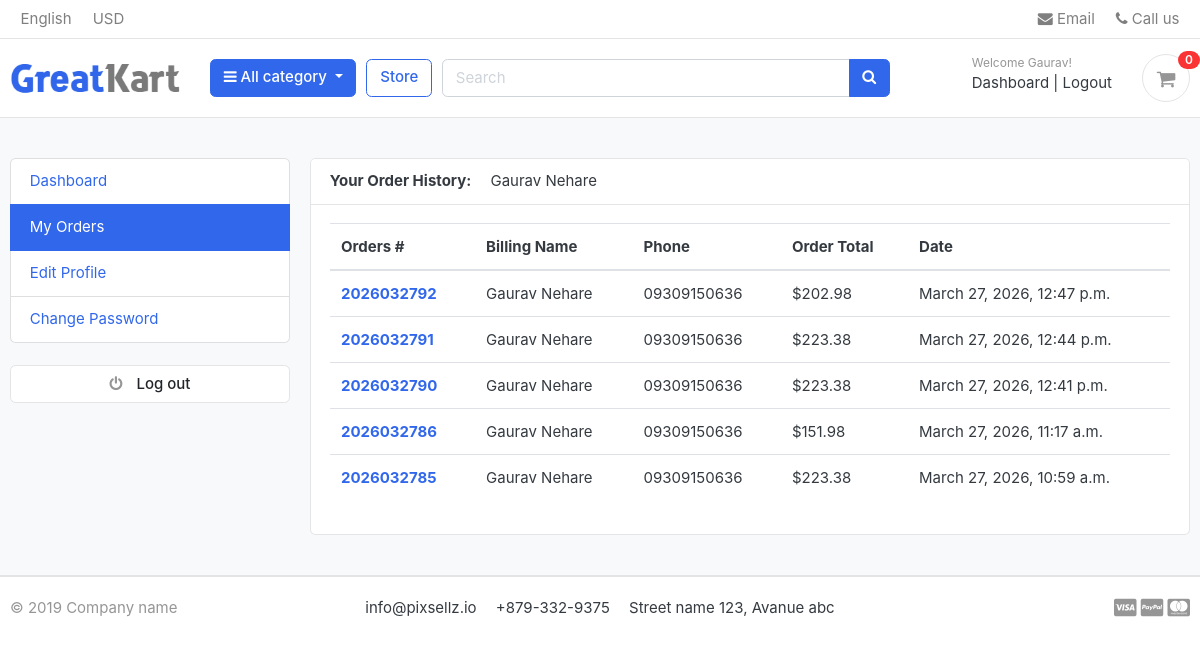
Screenshot of /accounts/my_orders/ (signed in) with the database file from the repository.
### accounts/models.py (models this page shows, shortened)
class Account(AbstractBaseUser):
    first_name = models.CharField(max_length=50)
    last_name = models.CharField(max_length=50)
    username = models.CharField(max_length=50, unique=True)
    email = models.EmailField(max_length=100, unique=True)
    phone_number = models.CharField(max_length=50)
    date_joined = models.DateTimeField(auto_now_add=True)
    last_login = models.DateTimeField(auto_now_add=True)
    is_admin = models.BooleanField(default=False)
    is_staff = models.BooleanField(default=False)
    is_active = models.BooleanField(default=False)
    is_superadmin = models.BooleanField(default=False)
    USERNAME_FIELD = 'email'
    REQUIRED_FIELDS = ['username', 'first_name', 'last_name']
    objects = MyAccountManager()
    def full_name(self):
        return f'{self.first_name} {self.last_name}'

### orders/models.py (models this page shows, shortened)
class Order(models.Model):
    STATUS = (
        ('New', 'New'),
        ('Accepted', 'Accepted'),
        ('Completed', 'Completed'),
        ('Cancelled', 'Cancelled'),
    )
    user = models.ForeignKey(Account, on_delete=models.SET_NULL, null=True)
    payment = models.ForeignKey(Payment, on_delete=models.SET_NULL, blank=True, null=True)
    order_number = models.CharField(max_length=20)
    first_name = models.CharField(max_length=50)
    last_name = models.CharField(max_length=50)
    phone = models.CharField(max_length=15)
    email = models.EmailField(max_length=50)
    address_line_1 = models.CharField(max_length=50)
    address_line_2 = models.CharField(max_length=50, blank=True)
    country = models.CharField(max_length=50)
    state = models.CharField(max_length=50)
    city = models.CharField(max_length=50)
    order_note = models.CharField(max_length=100, blank=True)
    order_total = models.FloatField()
    tax = models.FloatField()
    status = models.CharField(max_length=10, choices=STATUS, default='New')
    ip = models.CharField(blank=True, max_length=20)
    is_ordered = models.BooleanField(default=False)
    created_at = models.DateTimeField(auto_now_add=True)
    update_at = models.DateTimeField(auto_now=True)
    def full_name(self):
        return f'{self.first_name} {self.last_name}'

### accounts/views.py (the view)
# urls.py: path('my_orders/', views.my_orders, name='my_orders'),
@login_required(login_url='login')
def my_orders(request):
    orders = Order.objects.filter(user=request.user, is_ordered=True).order_by('-created_at')
    context = {
        'orders': orders
    }
    return render(request, 'accounts/my_orders.html', context)

### carts/context_processors.py (called while the page is built)
def counter(request):
    cart_count = 0
    if 'admin' in request.path:
        return {}
    else:
        try:
            cart = Cart.objects.filter(cart_id=_cart_id(request))
            if request.user.is_authenticated:
                cart_items = CartItem.objects.all().filter(user=request.user)
            else:
                cart_items = CartItem.objects.all().filter(cart=cart[:1])
            for cart_item in cart_items:
                cart_count += cart_item.quantity
        except Cart.DoesNotExist:
            cart_count = 0
    return dict(cart_count=cart_count)

### carts/views.py (called while the page is built)
def _cart_id(request):
    cart = request.session.session_key
    if not cart:
        cart = request.session.create()
    return cart

### category/context_processors.py (called while the page is built)
def menu_links(request):
    links = Category.objects.all()
    return dict(links = links)

### category/models.py (called while the page is built)
    def get_url(self):
        return reverse('products_by_category', args=[self.slug])

### templates/accounts/my_orders.html (shortened to what this page needs)
{% extends "base.html" %}
{% block content %}
<section class="section-conten padding-y bg">
<div class="container">
	<div class="row">
	{% include "includes/dashboard_sidebar.html" %}
	<main class="col-md-9">
		<article class="card">
		<header class="card-header">
			<strong class="d-inline-block mr-3">Your Order History:</strong>
			<span>{{ user.full_name }}</span>
		</header>
		<div class="card-body">
			<div class="row">
				<div class="col-md-12">
					<table class="table table-hover">
                    <thead>
                        <tr>
                            <th scope="col">Orders #</th>
                            <th scope="col">Billing Name</th>
                            <th scope="col">Phone</th>
                            <th scope="col">Order Total</th>
                            <th scope="col">Date</th>
                        </tr>
                    </thead>
                    <tbody>
                        {% for order in orders %}
                            <tr>
                                <th scope="row"><a href="{% url "order_details" order.order_number %}">{{ order.order_number }}</a></th>
                                <td>{{ order.full_name }}</td>
                                <td>{{ order.phone }}</td>
                                <td>${{ order.order_total }}</td>
                                <td>{{ order.created_at }}</td>
                            </tr>
                        {% endfor %}
                    </tbody>
                    </table>
				</div>
			</div>
		</div>
		</article>
	</main>
</div>
</div>
</section>
{% endblock content %}

### templates/includes/navbar.html (shortened to what this page needs)
{% load static %}
<header class="section-header">
<nav class="navbar p-md-0 navbar-expand-sm navbar-light border-bottom">
<div class="container">
  <div class="collapse navbar-collapse" id="navbarTop4">
    <ul class="navbar-nav mr-auto">
    	<li class="nav-item dropdown">
		 	<a href="#" class="nav-link">   English </a>
		</li>
		<li class="nav-item dropdown">
			<a href="#" class="nav-link"> USD </a>
		</li>
    </ul>
    <ul class="navbar-nav">
		<li><a href="#" class="nav-link"> <i class="fa fa-envelope"></i> Email </a></li>
		<li><a href="#" class="nav-link"> <i class="fa fa-phone"></i> Call us </a></li>
	</ul>
  </div>
</div>
</nav>
<section class="header-main border-bottom">
	<div class="container">
<div class="row align-items-center">
	<div class="col-lg-2 col-md-3 col-6">
		<a href="{% url "home" %}" class="brand-wrap">
			<img class="logo" src="{% static "./images/logo.png" %}">
		</a>
	</div>
	<div class="col-lg col-sm col-md col-6 flex-grow-0">
		<div class="category-wrap dropdown d-inline-block float-right">
			<button type="button" class="btn btn-primary dropdown-toggle" data-toggle="dropdown">
				<i class="fa fa-bars"></i> All category
			</button>
		</div>
	</div>
	<a href="/store" class="btn btn-outline-primary">Store</a>
	<div class="col-lg  col-md-6 col-sm-12 col">
		<form action="{% url "search" %}" class="search" method="GET">
			<div class="input-group w-100">
			    <input type="text" class="form-control" style="width:60%;" placeholder="Search" name="keyword">
			    <div class="input-group-append">
			      <button class="btn btn-primary" type="submit">
			        <i class="fa fa-search"></i>
			      </button>
			    </div>
		    </div>
		</form>
	</div>
	<div class="col-lg-3 col-sm-6 col-8 order-2 order-lg-3">
				<div class="d-flex justify-content-end mb-3 mb-lg-0">
					{% if user.id is None %}
					<div class="widget-header">
						<small class="title text-muted">Welcome guest!</small>
						<div>
							<a href="{% url 'login' %}">Sign in</a> <span class="dark-transp"> | </span>
							<a href="{% url 'register' %}"> Register</a>
						</div>
					</div>
					{% else %}
					<div class="widget-header">
						<small class="title text-muted">Welcome {{ user.first_name }}!</small>
						<div>
							<a href="{% url "dashboard" %}">Dashboard</a> <span class="dark-transp"> | </span>
							<a href="{% url 'logout' %}"> Logout</a>
						</div>
					</div>
					{% endif %}
					<a href="{% url "cart" %}" class="widget-header pl-3 ml-3">
						<div class="icon icon-sm rounded-circle border"><i class="fa fa-shopping-cart"></i></div>
						<span class="badge badge-pill badge-danger notify">{{cart_count}}</span>
					</a>
				</div>
			</div>
</div>
	</div>
</section>
</header>

### static/css/ui.css (style rules this page uses)
html { font-family: "Inter", sans-serif; font-size: 15px; }
.icon-xs, .icon-sm, .icon-md, .icon-lg { display: inline-block; text-align: center; flex-shrink: 0; flex-grow: 0; }
.icon-sm { width: 48px; height: 48px; line-height: 48px !important; font-size: 20px; }
.padding-y { padding-top: 40px; padding-bottom: 40px; }
article:after, .form-group:after { display: block; clear: both; content: ""; }
.bg { background-color: #f8f9fa; }
.header-main { position: relative; padding-top: 1rem; padding-bottom: 1rem; }
.brand-wrap .logo, .navbar-brand .logo { margin-right: 7px; max-height: 42px; display: inline-block; }
.widget-header { display: inline-block; vertical-align: middle; position: relative; }
.widget-header a { color: #343a40; }
.widget-header i { color: #969696; }
.widget-header .title { display: block; }
.widget-header .notify { position: absolute; top: -3px; right: -10px; }
.notify { position: absolute; top: -4px; right: -10px; display: inline-block; padding: 0.25em 0.6em; font-size: 12px; line-height: 1; text-align: center; border-radius: 3rem; color: #fff; background-color: #fa3434; }

### rows the page displays
Account: first_name "Gaurav", full_name "Gaurav Nehare"
Order: order_number "2026032792", full_name "Gaurav Nehare", phone "09309150636", order_total "202.98", created_at "March 27, 2026, 12:47 p.m."
Order: order_number "2026032791", full_name "Gaurav Nehare", phone "09309150636", order_total "223.38", created_at "March 27, 2026, 12:44 p.m."
Order: order_number "2026032790", full_name "Gaurav Nehare", phone "09309150636", order_total "223.38", created_at "March 27, 2026, 12:41 p.m."
Order: order_number "2026032786", full_name "Gaurav Nehare", phone "09309150636", order_total "151.98", created_at "March 27, 2026, 11:17 a.m."
Order: order_number "2026032785", full_name "Gaurav Nehare", phone "09309150636", order_total "223.38", created_at "March 27, 2026, 10:59 a.m."

### other values shown
{{ cart_count }} "0"
